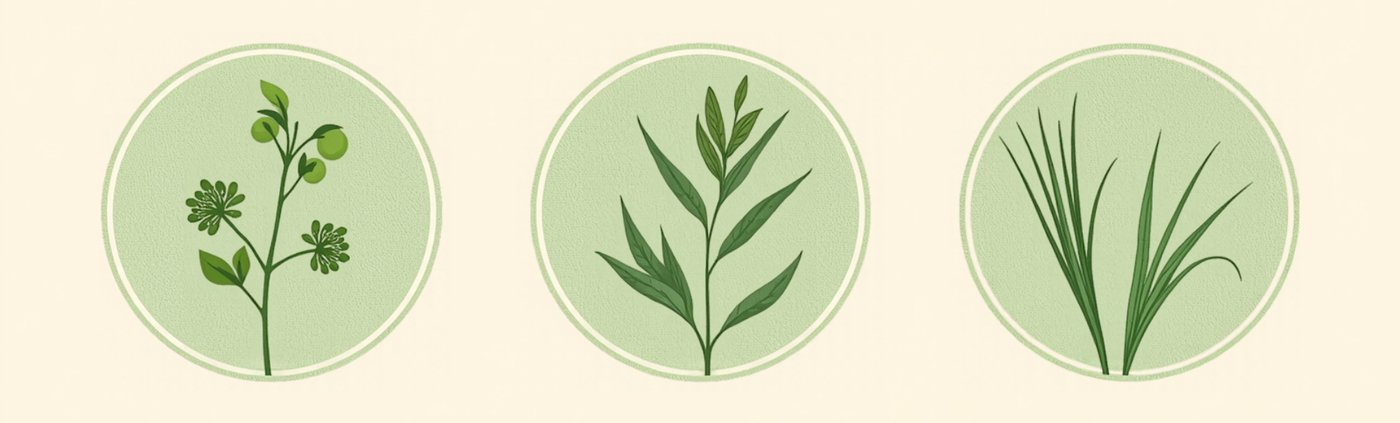
#> input picture web/img/crops.jpg, 1400 x 423 px
$ python make_guide_images.py ../web/img/crops.jpg 5 5 ../web/img/hero.jpg
#> lines starting #> are read from the running program, lines starting #| are printed output that depends on the picture
"""
Cut guide pictures out of a Google Flow sheet and save them in web/img/guide/.

    .venv\\Scripts\\python tools\\make_guide_images.py <sheet.png> <cols> <rows> <end>-<section> <end>-<section> ...

The sheet is a grid of separate tiles on a flat dark background; tiles are read in order (left to right, top to bottom) and saved as
web/img/guide/<name>.jpg at 640 x 400 (16:10). The tile of each grid cell is found by looking for pixels that differ from the background.
Pictures are AI-made (Google Flow).
"""
import sys
from pathlib import Path

from PIL import Image

OUT = Path(__file__).resolve().parent.parent / "web" / "img" / "guide"
W, H = 640, 400


def far(px, bg, tol=26):
    return max(abs(px[i] - bg[i]) for i in range(3)) > tol


def tile_box(img, bg, x0, y0, x1, y1):
    px = img.load()
    xs = [x for x in range(x0, x1, 2) if any(far(px[x, y], bg) for y in range(y0, y1, 6))]
    ys = [y for y in range(y0, y1, 2) if any(far(px[x, y], bg) for x in range(x0, x1, 6))]
    if not xs or not ys:
        return (x0, y0, x1, y1)
    return (min(xs), min(ys), max(xs) + 1, max(ys) + 1)


def main(path, cols, rows, names):
#> called with path = '../web/img/crops.jpg', cols = 5, rows = 5
    img = Image.open(path).convert("RGB")
#> img is the input picture: PIL image 1400x423 RGB; mean R, G, B 223.7, 226.9, 196.3
    bg = img.getpixel((3, 3))
#> bg = (253, 245, 226)
    cw, ch = img.width / cols, img.height / rows
#> cw = 280; ch = 84.6
    OUT.mkdir(parents=True, exist_ok=True)
    for i, name in enumerate(names):
        r, c = divmod(i, cols)
        x0, y0, x1, y1 = tile_box(img, bg, int(c * cw), int(r * ch), int((c + 1) * cw), int((r + 1) * ch))
        tw, th = x1 - x0, y1 - y0
        tile = img.crop((x0 + int(tw * 0.012), y0 + int(th * 0.012), x1 - int(tw * 0.012), y1 - int(th * 0.012)))
        scale = max(W / tile.width, H / tile.height)
        tile = tile.resize((round(tile.width * scale), round(tile.height * scale)), Image.LANCZOS)
        left, top = (tile.width - W) // 2, (tile.height - H) // 2
        tile.crop((left, top, left + W, top + H)).save(OUT / f"{name}.jpg", quality=84, optimize=True)
        print("saved", f"{name}.jpg", "from", (x0, y0, x1, y1))
#> this loop made 1 pass
#> (x0, y0, x1, y1, tw, th) on pass 1: (168, 44, 279, 83, 111, 39)
#| saved ../web/img/hero.jpg.jpg from (168, 44, 279, 83)
#> pass 1, in main, `tile = img.crop((x0 + int(tw * 0.012), y0 + int(th * 0.012), x1 - int(..`:
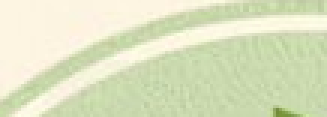
#> tile: PIL image 109x39 RGB (shown 3 times larger); mean R, G, B 220.6, 227, 192.5
#> pass 1, in main, `tile.crop((left, top, left + W, top + H)).save(OUT / f"{name}.jpg", qu..`:
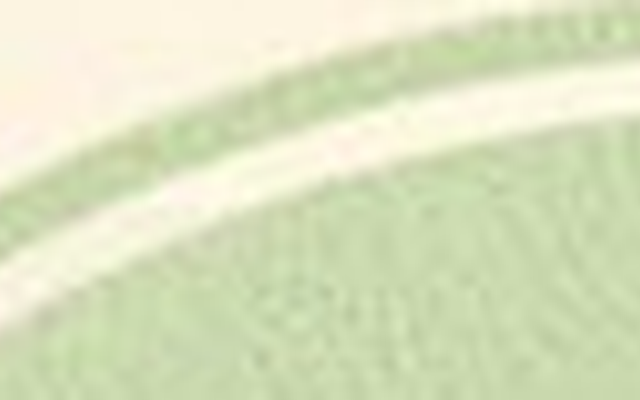
#> saved as hero.jpg.jpg: PIL image 640x400 RGB; mean R, G, B 218.1, 225.7, 190.1


if __name__ == "__main__":
    if len(sys.argv) < 5:
        sys.exit(__doc__)
    main(sys.argv[1], int(sys.argv[2]), int(sys.argv[3]), sys.argv[4:])
